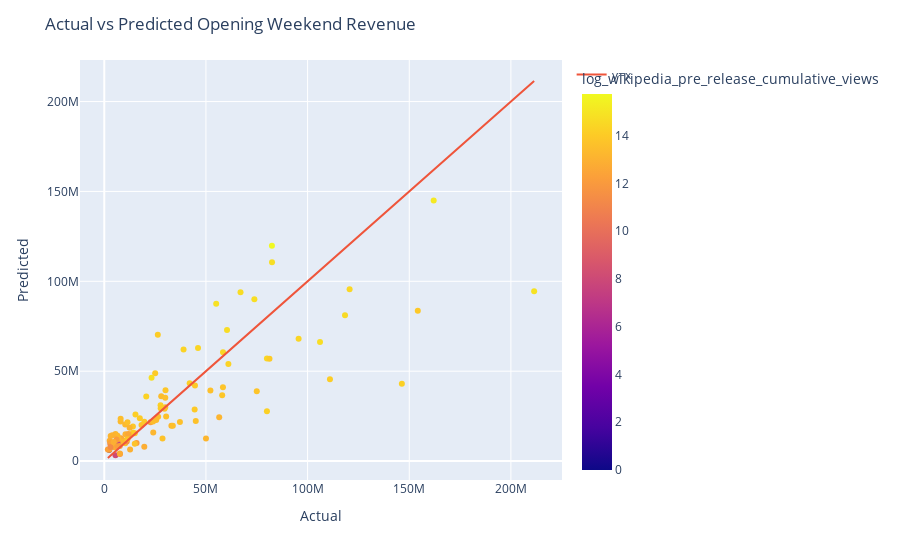

Notebook cell for this chart:
### Markdown cell above
Manual Calculation for Paddington 2
intercept of 1.7098 
normalized metacritic guess is -5.1635 * 2.2 = -11.3597
top 5 trailer views is 8.9 million, the log of that is 6.94939001 minus 9 = -2.05060999 * 0.7008 = -1.4373
guess for normalized wikipedia pre release views is -0.6 * 0.1900 = -0.114
budget is 40 million, the log of that is 17.504 * 88 * 0.0048 = 7.393689
in franchise is 1, so 1 * 88 * 0.0094 = 0.8272
kids fiction is 1, so 1 * 88 * 0.1984 = 17.472

sum of all of these is 1.7098 - 11.3597 - 1.4373 - 0.114 + 7.393689 + 0.8272 + 17.472 = 15.391

take the exponential of 15.391 = 4.83 million

### Code cell
results_df = pd.DataFrame({'title': X_test['title'], 'actual': y_test, 'predicted': pred_simple_glm, 'mpaa_rating': X_test['mpaa_rating'], 'creative_type': X_test['creative_type'], 'budget': X_test['budget'], 'wikipedia_pre_release_cumulative_views': X_test['wikipedia_pre_release_cumulative_views'], 'metacritic_before_wide_friday_calculated': X_test['metacritic_before_wide_friday_calculated'], 'genre': X_test['genre'], 'log_top_5_trailer_views': X_test['log_top_5_trailer_views'], 'sqrt_wikipedia_pre_release_cumulative_views': X_test['sqrt_wikipedia_pre_release_cumulative_views'], 'top_5_trailer_views': X_test['top_5_trailer_views'], 'log_budget': X_test['log_budget'], 'log_wikipedia_pre_release_cumulative_views': X_test['log_wikipedia_pre_release_cumulative_views'], 'log_top_5_trailer_views': X_test['log_top_5_trailer_views'], 'not_friday_opener': X_test['not_friday_opener'], 'production_method': X_test['production_method'], 'normalized_budget': X_test['normalized_budget'], 'normalized_wikipedia_pre_release_cumulative_views': X_test['normalized_wikipedia_pre_release_cumulative_views'], 'normalized_top_5_trailer_views': X_test['normalized_top_5_trailer_views'], 'normalized_metacritic_before_wide_friday_calculated': X_test['normalized_metacritic_before_wide_friday_calculated']})

# plot actual vs predicted
fig = px.scatter(results_df, x='actual', y='predicted', hover_name='title', color='log_wikipedia_pre_release_cumulative_views')
fig.add_trace(go.Scatter(x=results_df['actual'], y=results_df['actual'], mode='lines', name='y=x'))
fig.update_layout(title='Actual vs Predicted Opening Weekend Revenue', xaxis_title='Actual', yaxis_title='Predicted')

### Figure 1 — Plotly figure (JSON) as saved in the notebook; plotly's stock layout.template omitted (floating-point values rounded to 4 significant figures)
{"data": [{"hovertemplate": "<b>%{hovertext}</b><br><br>actual=%{x}<br>predicted=%{y}<br>log_wikipedia_pre_release_cumulative_views=%{marker.color}<extra></extra>", "hovertext": ["M3GAN", "80 for Brady", "Knock at the Cabin", "Ant-Man and the Wasp: Quantumania", "Jesus Revolution", "Creed III", "Operation Fortune: Ruse de guerre", "Scream VI", "65", "Shazam! Fury of the Gods", "John Wick: Chapter 4", "Dungeons & Dragons: Honor Among Thieves", "His Only Son", "The Super Mario Bros. Movie", "Renfield", "The Pope’s Exorcist", "Beau is Afraid", "Big George Foreman: The Miraculous Story of the Once and Future Heavyweight Champion of the World", "Are You There God? It’s Me, Margaret", "Guardians of the Galaxy Vol 3", "Fast X", "The Little Mermaid", "The Machine", "Spider-Man: Across the Spider-Verse", "Transformers: Rise of the Beasts", "The Flash", "Elemental", "No Hard Feelings", "Ruby Gillman, Teenage Kraken", "Indiana Jones and the Dial of Destiny", "Sound of Freedom", "Insidious: The Red Door", "Oppenheimer", "Barbie", "Talk To Me", "Haunted Mansion", "Teenage Mutant Ninja Turtles: Mutant Mayhem", "Meg 2: The Trench", "The Last Voyage of the Demeter", "Blue Beetle", "Strays", "Dumb Money", "Expend4bles", "The Creator", "Saw X", "PAW Patrol: The Mighty Movie", "The Exorcist: Believer", "Killers of the Flower Moon", "Priscilla", "Five Nights at Freddy’s", "Journey to Bethlehem", "The Marvels", "Next Goal Wins", "The Hunger Games: The Ballad of Songbirds & Snakes", "Thanksgiving", "Trolls Band Together", "Wish", "Napoleon", "Godzilla Minus One (ゴジラ最新作)", "American Fiction", "Wonka", "Migration", "The Iron Claw", "Aquaman and the Lost Kingdom", "Anyone But You", "Ferrari", "Mean Girls", "Argylle", "Madame Web", "Dune: Part Two", "Kung Fu Panda 4", "Imaginary", "Cabrini", "Arthur the King", "Ghostbusters: Frozen Empire", "Godzilla x Kong: The New Empire", "Civil War", "Abigail", "Challengers", "Unsung Hero", "The Fall Guy", "Tarot", "Kingdom of the Planet of the Apes", "IF", "The Strangers: Chapter 1", "Furiosa: A Mad Max Saga", "The Garfield Movie", "The Watchers", "Bad Boys: Ride or Die", "Inside Out 2", "A Quiet Place: Day One", "Horizon: An American Saga Chapter 1", "Despicable Me 4", "Sound of Hope: The Story of Possum Trot", "Fly Me to the Moon", "Twisters", "Deadpool & Wolverine", "Harold and the Purple Crayon", "It Ends With Us", "Alien: Romulus", "The Crow", "Reagan", "Beetlejuice Beetlejuice", "Speak No Evil"], "legendgroup": "", "marker": {"color": [13.61, 12.99, 13.99, 14.7, 12.16, 13.74, 13.14, 13.95, 13.39, 13.82, 14.73, 13.6, 7.996, 14.23, 13.31, 13.46, 12.87, 11.44, 10.68, 14.6, 14.66, 14.4, 12.05, 14.47, 14.32, 14.85, 13.53, 13.69, 13.15, 14.68, 12.84, 13.22, 15.75, 15.14, 13.02, 13.2, 13.44, 13.58, 13.22, 13.99, 12.63, 12.43, 13.47, 13.83, 13.62, 12.42, 13.51, 14.77, 12.71, 14.24, 0, 14.4, 12.46, 13.96, 13.32, 13.57, 13.88, 14.3, 13.61, 12.3, 14.33, 13.12, 13.85, 14.23, 12.65, 13.01, 13.69, 14.02, 14.14, 14.75, 13.85, 12.6, 6.372, 12.32, 13.64, 14.49, 13.38, 13.62, 14.03, 11.72, 14.04, 12.22, 14.5, 13.56, 12.53, 14.07, 13.44, 13.29, 13.16, 13.93, 13.58, 11.56, 13.74, 11.4, 13.19, 14.05, 14.9, 12.06, 13.17, 14.2, 12.9, 12.78, 14.09, 13.72], "coloraxis": "coloraxis", "symbol": "circle"}, "mode": "markers", "name": "", "orientation": "v", "showlegend": false, "type": "scatter", "x": [30429860, 12701640, 14127170, 106109650, 15882067, 58370007, 3140214, 44447270, 12328361, 30111158, 73817950, 37205784, 5501070, 146361865, 8026475, 9006368, 2661957, 2925364, 6739037, 118414021, 67017410, 95578040, 5000545, 120663589, 61045464, 55043679, 29602429, 15002770, 5500990, 60368101, 19680879, 33013036, 82455420, 162022044, 10431720, 24082475, 28007544, 30002735, 6504950, 25030225, 8247810, 3325504, 8039021, 14079512, 18309301, 22764354, 26497600, 23253655, 5040003, 80001720, 2400446, 46110859, 2500295, 44607143, 10306272, 30002525, 19698228, 20638887, 11419975, 1755364, 39005800, 12453275, 4868370, 27686211, 6000344, 3921773, 28635307, 17473540, 15335860, 82505391, 57989905, 9912713, 7168520, 7633898, 45004673, 80006561, 25537368, 10297110, 15011061, 7731539, 27747035, 6503012, 58400788, 33715801, 11825058, 26326462, 24006629, 7003537, 56527324, 154201673, 52202495, 11052561, 75009210, 3078758, 9426615, 81251415, 211435291, 6003197, 50016652, 42003361, 4644666, 7650720, 111003345, 11397595], "xaxis": "x", "y": [24860000.0, 6411000.0, 15750000.0, 66250000.0, 10040000.0, 41010000.0, 13990000.0, 28620000.0, 14760000.0, 39460000.0, 89960000.0, 21720000.0, 3239000.0, 42960000.0, 22030000.0, 11700000.0, 11330000.0, 9592000.0, 10170000.0, 81180000.0, 93960000.0, 68050000.0, 7909000.0, 95650000.0, 53980000.0, 87530000.0, 29080000.0, 9611000.0, 15030000.0, 72920000.0, 7931000.0, 19680000.0, 119900000.0, 145000000.0, 14940000.0, 15960000.0, 36030000.0, 35280000.0, 14070000.0, 48900000.0, 12650000.0, 10270000.0, 23520000.0, 19240000.0, 20130000.0, 21590000.0, 24650000.0, 46380000.0, 7745000.0, 27710000.0, 6259000.0, 62900000.0, 6286000.0, 41980000.0, 20320000.0, 29920000.0, 21870000.0, 35920000.0, 21570000.0, 6455000.0, 62120000.0, 18530000.0, 9779000.0, 31080000.0, 9167000.0, 14390000.0, 12520000.0, 23810000.0, 25880000.0, 110600000.0, 36620000.0, 10920000.0, 8757000.0, 8349000.0, 22360000.0, 57130000.0, 22820000.0, 9852000.0, 15510000.0, 3964000.0, 29330000.0, 8247000.0, 60570000.0, 19590000.0, 15070000.0, 70220000.0, 21980000.0, 12500000.0, 24340000.0, 83600000.0, 39280000.0, 10890000.0, 38800000.0, 7850000.0, 10890000.0, 56910000.0, 94490000.0, 11990000.0, 12620000.0, 43320000.0, 10590000.0, 4272000.0, 45470000.0, 12090000.0], "yaxis": "y"}, {"mode": "lines", "name": "y=x", "type": "scatter", "x": [30429860, 12701640, 14127170, 106109650, 15882067, 58370007, 3140214, 44447270, 12328361, 30111158, 73817950, 37205784, 5501070, 146361865, 8026475, 9006368, 2661957, 2925364, 6739037, 118414021, 67017410, 95578040, 5000545, 120663589, 61045464, 55043679, 29602429, 15002770, 5500990, 60368101, 19680879, 33013036, 82455420, 162022044, 10431720, 24082475, 28007544, 30002735, 6504950, 25030225, 8247810, 3325504, 8039021, 14079512, 18309301, 22764354, 26497600, 23253655, 5040003, 80001720, 2400446, 46110859, 2500295, 44607143, 10306272, 30002525, 19698228, 20638887, 11419975, 1755364, 39005800, 12453275, 4868370, 27686211, 6000344, 3921773, 28635307, 17473540, 15335860, 82505391, 57989905, 9912713, 7168520, 7633898, 45004673, 80006561, 25537368, 10297110, 15011061, 7731539, 27747035, 6503012, 58400788, 33715801, 11825058, 26326462, 24006629, 7003537, 56527324, 154201673, 52202495, 11052561, 75009210, 3078758, 9426615, 81251415, 211435291, 6003197, 50016652, 42003361, 4644666, 7650720, 111003345, 11397595], "y": [30429860, 12701640, 14127170, 106109650, 15882067, 58370007, 3140214, 44447270, 12328361, 30111158, 73817950, 37205784, 5501070, 146361865, 8026475, 9006368, 2661957, 2925364, 6739037, 118414021, 67017410, 95578040, 5000545, 120663589, 61045464, 55043679, 29602429, 15002770, 5500990, 60368101, 19680879, 33013036, 82455420, 162022044, 10431720, 24082475, 28007544, 30002735, 6504950, 25030225, 8247810, 3325504, 8039021, 14079512, 18309301, 22764354, 26497600, 23253655, 5040003, 80001720, 2400446, 46110859, 2500295, 44607143, 10306272, 30002525, 19698228, 20638887, 11419975, 1755364, 39005800, 12453275, 4868370, 27686211, 6000344, 3921773, 28635307, 17473540, 15335860, 82505391, 57989905, 9912713, 7168520, 7633898, 45004673, 80006561, 25537368, 10297110, 15011061, 7731539, 27747035, 6503012, 58400788, 33715801, 11825058, 26326462, 24006629, 7003537, 56527324, 154201673, 52202495, 11052561, 75009210, 3078758, 9426615, 81251415, 211435291, 6003197, 50016652, 42003361, 4644666, 7650720, 111003345, 11397595]}], "layout": {"coloraxis": {"colorbar": {"title": {"text": "log_wikipedia_pre_release_cumulative_views"}}, "colorscale": [[0, "#0d0887"], [0.1111, "#46039f"], [0.2222, "#7201a8"], [0.3333, "#9c179e"], [0.4444, "#bd3786"], [0.5556, "#d8576b"], [0.6667, "#ed7953"], [0.7778, "#fb9f3a"], [0.8889, "#fdca26"], [1, "#f0f921"]]}, "legend": {"tracegroupgap": 0}, "margin": {"t": 60}, "title": {"text": "Actual vs Predicted Opening Weekend Revenue"}, "xaxis": {"anchor": "y", "domain": [0, 1], "title": {"text": "Actual"}}, "yaxis": {"anchor": "x", "domain": [0, 1], "title": {"text": "Predicted"}}}}
